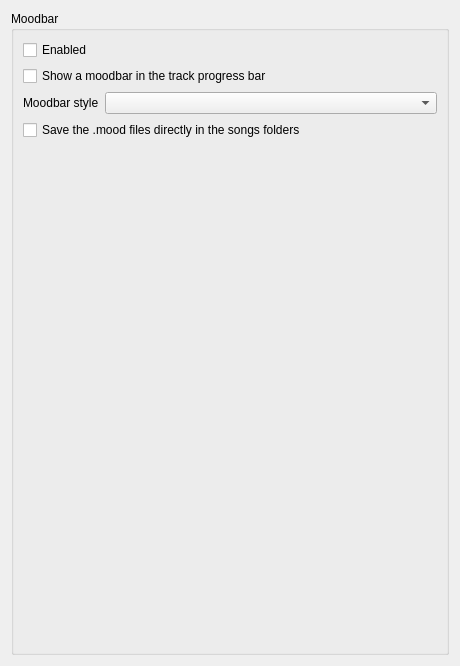
<?xml version="1.0" encoding="UTF-8"?>
<ui version="4.0">
 <class>MoodbarSettingsPage</class>
 <widget class="QWidget" name="MoodbarSettingsPage">
  <property name="geometry">
   <rect>
    <x>0</x>
    <y>0</y>
    <width>460</width>
    <height>666</height>
   </rect>
  </property>
  <property name="windowTitle">
   <string>Moodbar</string>
  </property>
  <layout class="QVBoxLayout" name="layout_moodbarsettingspage">
   <item>
    <widget class="QGroupBox" name="moodbar_group">
     <property name="title">
      <string>Moodbar</string>
     </property>
     <layout class="QFormLayout" name="layout_moodbar">
      <item row="1" column="0" colspan="2">
       <widget class="QCheckBox" name="moodbar_show">
        <property name="text">
         <string>Show a moodbar in the track progress bar</string>
        </property>
       </widget>
      </item>
      <item row="2" column="0">
       <widget class="QLabel" name="label_moodbar_style">
        <property name="text">
         <string>Moodbar style</string>
        </property>
       </widget>
      </item>
      <item row="2" column="1">
       <widget class="QComboBox" name="moodbar_style">
        <property name="currentText">
         <string notr="true"/>
        </property>
       </widget>
      </item>
      <item row="3" column="0" colspan="2">
       <widget class="QCheckBox" name="moodbar_save">
        <property name="text">
         <string>Save the .mood files directly in the songs folders</string>
        </property>
       </widget>
      </item>
      <item row="0" column="0">
       <widget class="QCheckBox" name="moodbar_enabled">
        <property name="text">
         <string>Enabled</string>
        </property>
       </widget>
      </item>
      <item row="4" column="0">
       <spacer name="spacer_bottom">
        <property name="orientation">
         <enum>Qt::Orientation::Vertical</enum>
        </property>
        <property name="sizeHint" stdset="0">
         <size>
          <width>20</width>
          <height>40</height>
         </size>
        </property>
       </spacer>
      </item>
     </layout>
    </widget>
   </item>
  </layout>
 </widget>
 <tabstops>
  <tabstop>moodbar_enabled</tabstop>
  <tabstop>moodbar_show</tabstop>
  <tabstop>moodbar_style</tabstop>
  <tabstop>moodbar_save</tabstop>
 </tabstops>
 <resources/>
 <connections/>
</ui>
